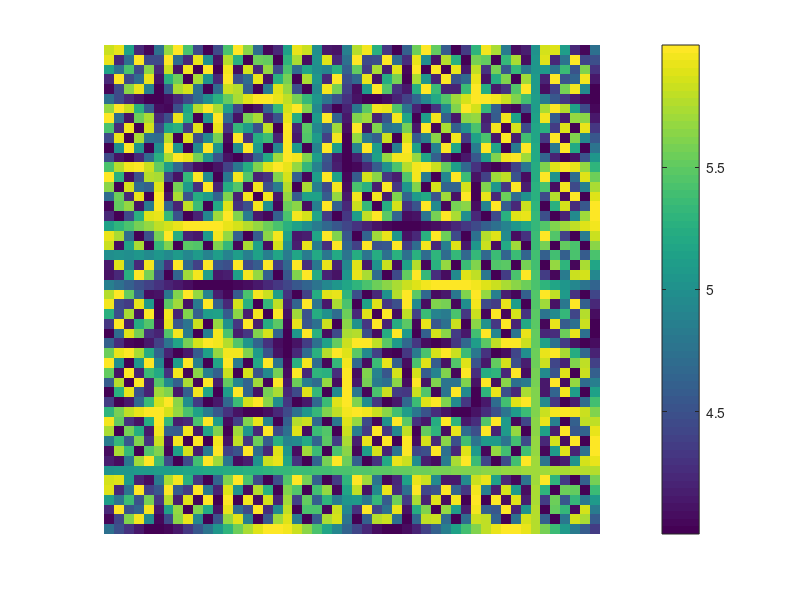

MATLAB code for this plot:
% Create data for animation
nFrames = 50;  % Number of frames
nRows = 50;    % Number of rows
nCols = 50;    % Number of columns

% Create a figure
figure;

% Loop through frames
for k = 1:nFrames
    % Generate some data (you can replace this with your actual data)
    data = sin((1:nRows)' * (1:nCols)) + k/10;  % Example of a dynamic matrix
    
    % Create the heatmap
    imagesc(data);
    
    % Adjust the color scale (optional)
    colorbar;
    
    % Set axis properties
    axis tight;
    axis off;
    
    % Update the plot
    drawnow;  % This forces MATLAB to update the figure window
    
    % Optional: Pause for a short period to control frame rate
    pause(0.05);  % Pause for 50 milliseconds between frames
end
